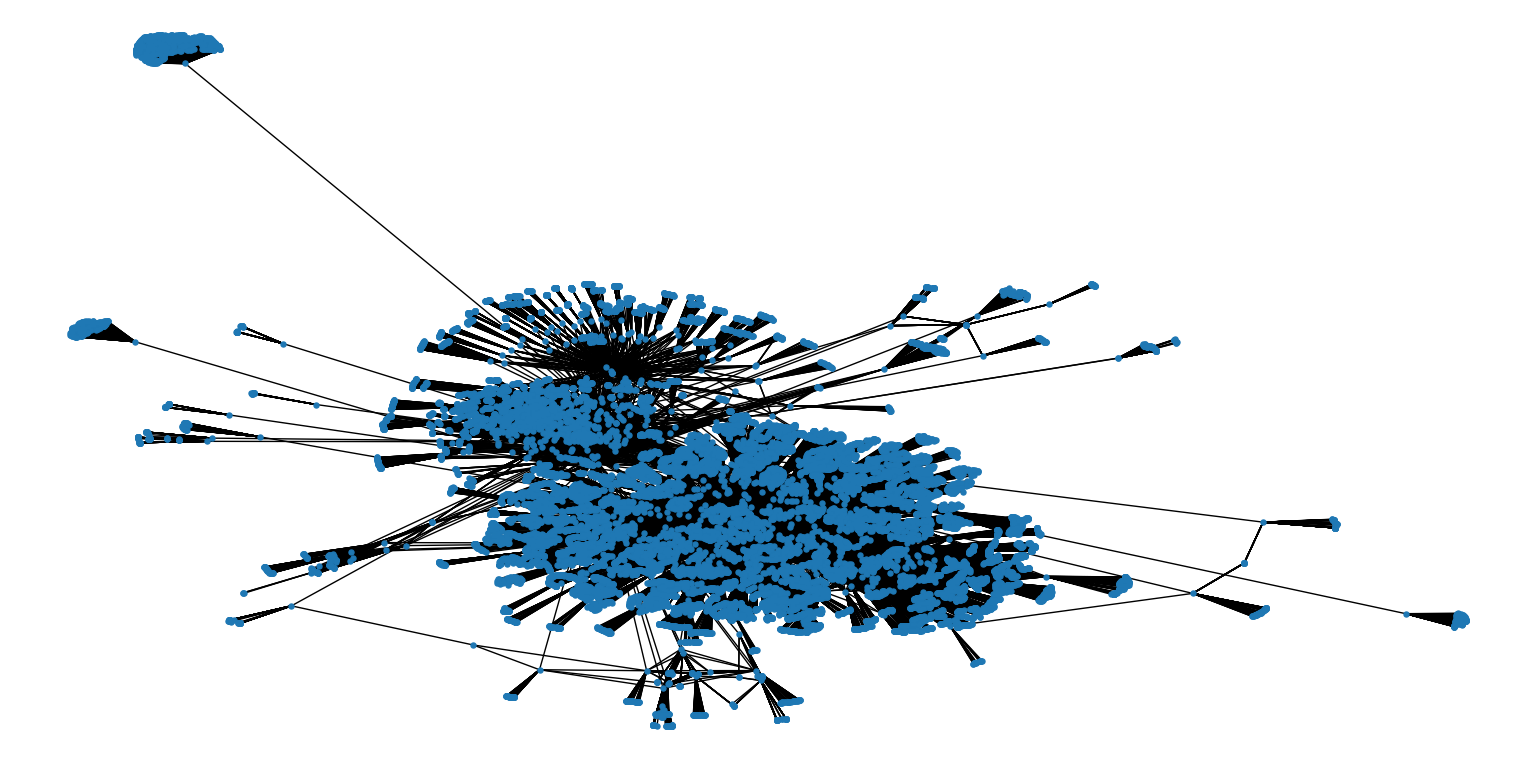

Recreate this plot in Python.
import re
import networkx as nx
import matplotlib.pyplot as plt

pages = []
set_pages = set()

di = {}
i = 0
with open('keddr.com.txt', 'r', encoding='utf-8') as file:
    for line in file.readlines():
        splitted_data = re.split(r"(\d):", line)
        # print(i ,len(splitted_data))
        # i+=1
        parent_page_url = splitted_data[0].rstrip()
        parent_page_id = int(splitted_data[1])
        parent_page_children_urls = splitted_data[2].split(", ")

        di.update(
            {
                parent_page_url: parent_page_children_urls
            }
        )


graph = nx.Graph()

for parent in di.keys():
    graph.add_node(parent)
for parent, children in di.items():
    for child in children:
        graph.add_edge(parent, child)
    print("checkpoint")

print("ready")

plt.figure(figsize=(100,100))
nx.draw(graph, font_weight='bold', node_size=13)
print("graph")
plt.show()
